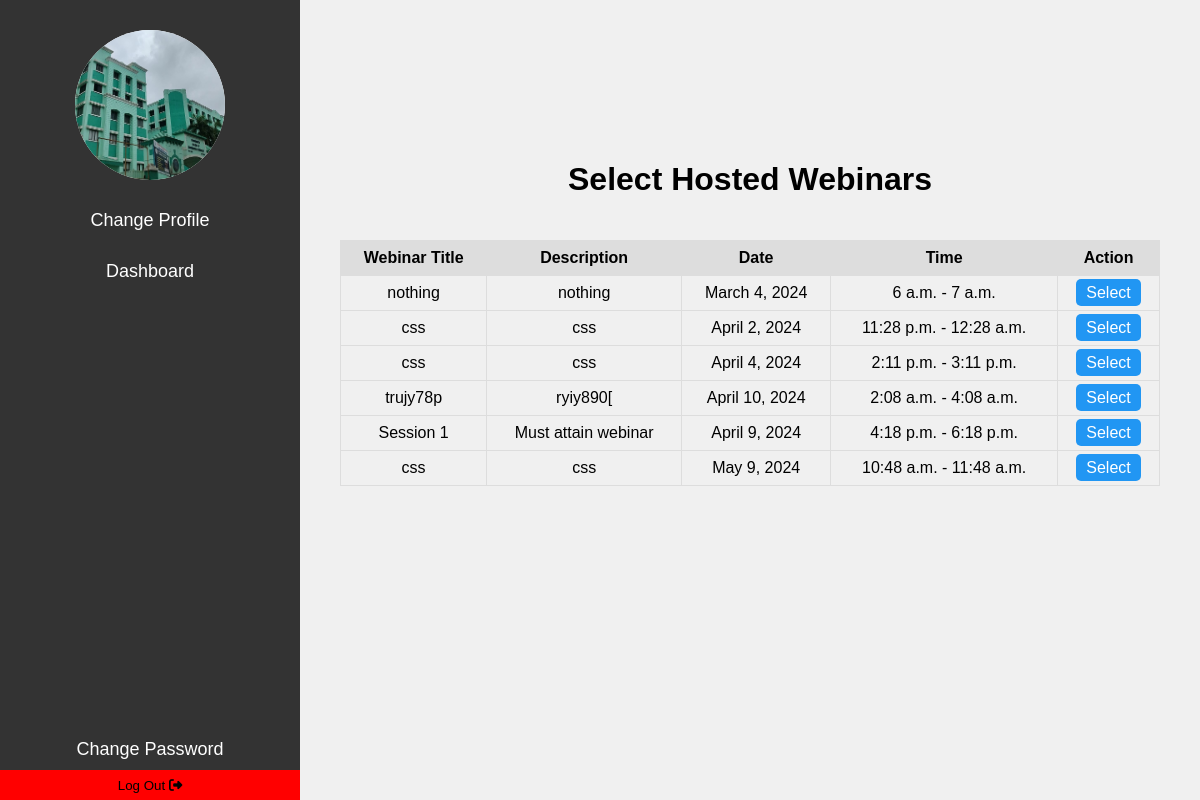
/select_hosted_webinars/ (signed in), run on the app's committed database.
### webinars/models.py (models this page shows, shortened)
class Webinar(models.Model):
    title = models.CharField(max_length=100)
    description = models.TextField()
    date = models.DateField()
    start_time = models.TimeField()
    duration_hours = models.IntegerField()
    end_time = models.TimeField()
    host = models.ForeignKey(User, on_delete=models.CASCADE, related_name='hosted_webinars')
    registrations = models.IntegerField(default=0)  # New field for registrations

### webinars/views.py (the view)
# urls.py: path('select_hosted_webinars/', views.select_hosted_webinars, name='select_hosted_webinars'),
@login_required
def select_hosted_webinars(request):
    user = request.user
    profile, created = Profile.objects.get_or_create(user=user)
    profile_avatar = profile.avatar if profile else None
    hosted_webinars = Webinar.objects.filter(host=user)
    return render(request, 'select_hosted_webinars.html', {'hosted_webinars': hosted_webinars, 'user': user, 'profile': profile, 'profile_avatar': profile_avatar})

### webinars/templates/select_hosted_webinars.html (shortened to what this page needs)
<!DOCTYPE html>
{% load static%}
<html lang="en">
<head>
    <link rel="stylesheet" href="https://cdnjs.cloudflare.com/ajax/libs/font-awesome/6.5.1/css/all.min.css">
</head>
<body>
    <div class="sidebar">
        <div class="profile">
            {% if profile_avatar %}
            <img class="profile-pic" src="{{ profile_avatar.url }}" alt="Profile Avatar">
            {% else %}
            <img class="profile-pic" src="{% static 'path_to_default_avatar/default_avatar.jpg' %}" alt="Default Avatar">
            {% endif %}
        </div>
        <nav class="nav-menu">
            <ul>
                <li><a href="{%url 'profile'%}" class="nav-item">Change Profile</a></li>
                <li><a href="{%url 'home'%}" class="nav-item">Dashboard</a></li>
            </ul>
            <div class="bottom-links">
                <a href="{% url 'change_password'%}" class="nav-item">Change Password</a>
                <form method="post" action="{%url 'logout'%}" class ="nav-item logout">
                    <button type="submit" class ="nav-item logout" style="width: 100%;">Log Out <i class="fas fa-sign-out-alt"></i></button>
                </form>
            </div>
        </nav>
    </div>
    <div class="main-content">
    {% if hosted_webinars %}
    <h1>Select Hosted Webinars</h1>
    <table>
        <thead>
            <tr>
                <th>Webinar Title</th>
                <th>Description</th>
                <th>Date</th>
                <th>Time</th>
                <th>Action</th>
            </tr>
        </thead>
        <tbody>
            {% for webinar in hosted_webinars %}
            <tr>
                <td>{{ webinar.title }}</td>
                <td>{{ webinar.description }}</td>
                <td>{{ webinar.date }}</td>
                <td>{{ webinar.start_time }} - {{ webinar.end_time }}</td>
                <td><a href="{% url 'view_feedback' webinar.id %}" class="button">Select</a></td>
            </tr>
            {% endfor %}
        </tbody>
    </table>
    {% else %}
    <p style="color:black; font-size:40px">No webinars available at the moment.</p>
    {% endif %}
    </div>
    {% include 'footer copy.html'%}
</body>
</html>

### webinars/templates/select_hosted_webinars.html (style rules this page uses)
body { color: black; font-family: Arial, sans-serif; margin: 0; padding: 0; background-color: #f0f0f0; }
.sidebar { height: 100%; width: 300px; position: fixed; left: 0; top: 0; background-color: #333; padding-top: 30px; overflow-y: auto; }
.profile-pic { width: 150px; height: 150px; border-radius: 50%; margin: 0 auto; display: block; background-color: #fff; }
.profile { text-align: center; margin-bottom: 20px; }
.nav-menu ul { list-style-type: none; padding: 0; margin: 0; }
.nav-menu li { margin-bottom: 10px; }
.nav-menu a { display: block; padding: 10px 20px; text-align: center; color: #fff; text-decoration: none; transition: background-color 0.3s; font-size: 18px; }
.bottom-links { position: absolute; bottom: 25px; width: 100%; text-align: center; }
.nav-item.logout { background-color: red; border: none; height: 30px; margin-bottom: 5px; }
.nav-item.logout i { margin-right: auto; }
.main-content { margin-left: 300px; padding: 40px; padding-top: 140px; display: flex; flex-wrap: wrap; justify-content: space-evenly; }
body { color: black; }
table { width: 100%; border-collapse: collapse; margin-top: 20px; }
th, td { border: 1px solid #ddd; padding: 8px; text-align:center; }
th { background-color: #ddd; }
a.button { padding: 5px 10px; border-radius: 5px; background-color: #2196F3; color: white; border: none; cursor: pointer; text-decoration: none; }

### data on the page
Webinar: title "nothing", description "nothing", date "March 4, 2024", start_time "6 a.m.", end_time "7 a.m."
Webinar: title "css", description "css", date "April 2, 2024", start_time "11:28 p.m.", end_time "12:28 a.m."
Webinar: title "css", description "css", date "April 4, 2024", start_time "2:11 p.m.", end_time "3:11 p.m."
Webinar: title "trujy78p", description "ryiy890[", date "April 10, 2024", start_time "2:08 a.m.", end_time "4:08 a.m."
Webinar: title "Session 1", description "Must attain webinar", date "April 9, 2024", start_time "4:18 p.m.", end_time "6:18 p.m."
Webinar: title "css", description "css", date "May 9, 2024", start_time "10:48 a.m.", end_time "11:48 a.m."
